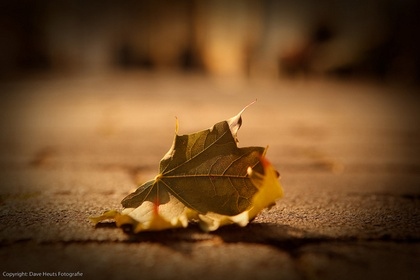
%> input picture Semi 2/leaf.jpg, 420 x 280 px, shrunk from 600 x 400 before the run
$ octave fun1.m   (GNU Octave 9; MATLAB toolbox functions it lacks are replaced by stand-ins)
%> lines starting %> are read from the running program, lines starting %| are printed output that depends on the picture

% [75 lines of commented-out code are left out]


img=imread('leaf.jpg');
%> img is the input picture: size 280x420x3 uint8; mean R, G, B 109.4, 73.3, 37.7

arr=[2 3;1 3;1 2];
for m=1:10;
    for j=1:3
        img1=img;
       x=arr(j,1);
       img1(:,:,x)=0;
       y=arr(j,2);
       img1(:,:,y)=0;
       imshow(img1);
       pause(0.5);
    end
end
%> this loop made 10 passes
%> pass 1, `for j=1:3 img1=img; x=arr(j,1); img1(:,:,x)=0; y=arr(j,2); img1(:,:,y)..`:
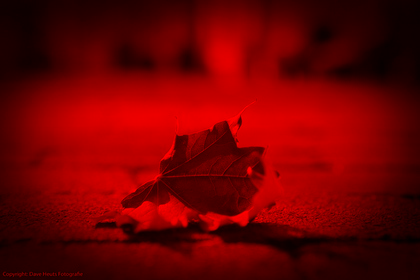
%> displayed picture: size 280x420x3, on the screen's scale of 0 to 255; mean R, G, B 109.4, 0, 0
%> pass 1, `for j=1:3 img1=img; x=arr(j,1); img1(:,:,x)=0; y=arr(j,2); img1(:,:,y)..`:
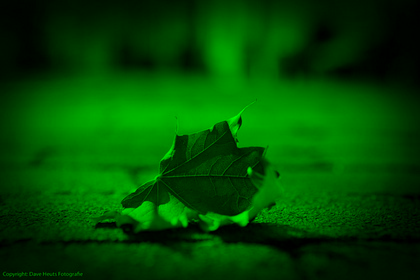
%> displayed picture: size 280x420x3, on the screen's scale of 0 to 255; mean R, G, B 0, 73.3, 0
%> pass 1, `for j=1:3 img1=img; x=arr(j,1); img1(:,:,x)=0; y=arr(j,2); img1(:,:,y)..`:
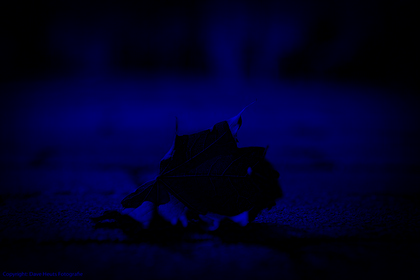
%> displayed picture: size 280x420x3, on the screen's scale of 0 to 255; mean R, G, B 0, 0, 37.7


% [5 lines of commented-out code are left out]
